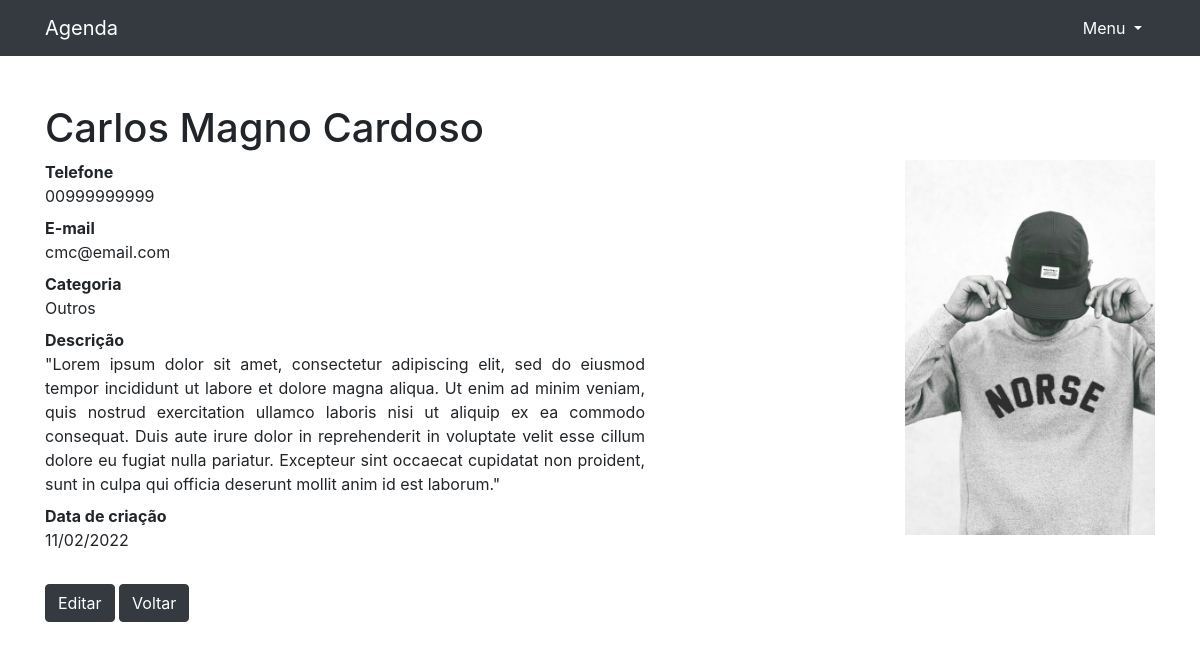
The page /16 on the database its author committed.
### contatos/models.py (models this page shows, shortened)
class Contato(models.Model):  # Model dos contatos relacionado à Categoria.
    nome = models.CharField(max_length=20)
    sobrenome = models.CharField(max_length=20, blank=True)
    telefone = models.CharField(max_length=11)
    email = models.CharField(max_length=50, blank=True)
    data_criacao = models.DateTimeField(default=timezone.now)
    descricao = models.TextField(blank=True)
    categoria = models.ForeignKey(Categoria, on_delete=models.DO_NOTHING)
    mostrar = models.BooleanField(default=True)
    foto = models.ImageField(blank=True, upload_to='fotos/%Y/%m/')

class Categoria(models.Model):  # Model que terá relação Many-to-One
    nome = models.CharField(max_length=20)
    def __str__(self):
        return self.nome

### contatos/views.py (the view)
# urls.py: path('<int:contato_id>', views.ver_contato, name='ver_contato'),
def ver_contato(request, contato_id):
    contato = get_object_or_404(Contato, id=contato_id)  # Levanta Erro 404 quando contato não for localizado.
    if not contato.mostrar:  # Impede que o contato seja exibido, se não estiver com mostrar ativado.
        raise Http404()
    return render(request, 'contatos/ver_contato.html', {
        'contato': contato
    })

### contatos/templates/contatos/ver_contato.html (shortened to what this page needs)
{% extends 'base.html'%}
{%block conteudo%}
    <h1 class="mt-5">{{ contato.nome }} {{ contato.sobrenome }}</h1>
    {% if contato.foto %}
        <div style="float: right">
          <p>
              <img src="{{ contato.foto.url }}" style="max-width: 250px; height: auto;">
          </p>
        </div>
    {% endif %}
    <dl>
      <dt>Telefone</dt>
      <dd>{{ contato.telefone }}</dd>
      <dt>E-mail</dt>
      <dd>{{ contato.email }}</dd>
      <dt>Categoria</dt>
      <dd>{{ contato.categoria }}</dd>
      <dt>Descrição</dt>
      <dd style="text-align:justify; word-wrap: break-word; width:600px;">
        {{ contato.descricao }}
      </dd>
      <dt>Data de criação</dt>
      <dd>
          {{ contato.data_criacao|date:'d/m/Y' }}
      </dd>
      <div style="display: inline-block;"><br>
          <a class="btn btn-dark" href="{% url 'editar_contato' contato.id %}" role="button">Editar</a>
          <a class="btn btn-dark" href="{% url 'index' %}" role="button">Voltar</a>
      </div>
    </dl>
{%endblock%}

### rows shown on the page
Contato: nome "Carlos Magno", sobrenome "Cardoso", foto (picture), telefone "00999999999", email "cmc@email.com", categoria "Outros", descricao "\"Lorem ipsum dolor sit amet, consectetur adipiscing elit, sed do eiusmod tempor incididunt ut labore et dolore magna aliqua. Ut enim ad minim veniam, quis nostrud exercitation ullamco laboris nisi ut aliquip ex ea commodo consequat. Duis aute irure dolor in reprehenderit in voluptate velit esse cillum dolore eu fugiat nulla pariatur. Excepteur sint occaecat cupidatat non proident, sunt in culpa qui officia deserunt mollit anim id est laborum.\"", data_criacao "11/02/2022"
